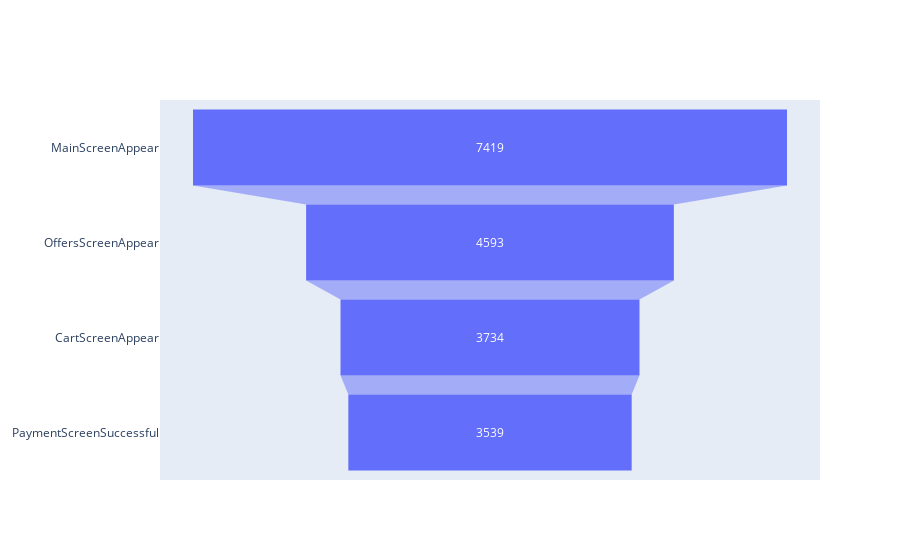

This figure's notebook cell:
### Markdown cell above
Graficaremos un embudo con los 4 tipos de eventos identificados para observar en que etapa o paso es donde perdemos mas usuarios y conocer el porcentaje de usuarios que pasan de un evento a otro.

### Code cell
#Embudo
funnel=df.query('event_name!= "Tutorial"').groupby(['event_name']).agg({'device_id_hash':'nunique'}).sort_values(by='device_id_hash',ascending=False).reset_index()
fig = go.Figure(go.Funnel(
    y = funnel['event_name'],
    x = funnel['device_id_hash']))
fig.show()

### Figure 1 — Plotly figure (JSON) as saved in the notebook; plotly's stock layout.template omitted (floating-point values rounded to 4 significant figures)
{"data": [{"type": "funnel", "x": [7419, 4593, 3734, 3539], "y": ["MainScreenAppear", "OffersScreenAppear", "CartScreenAppear", "PaymentScreenSuccessful"]}], "layout": {}}
